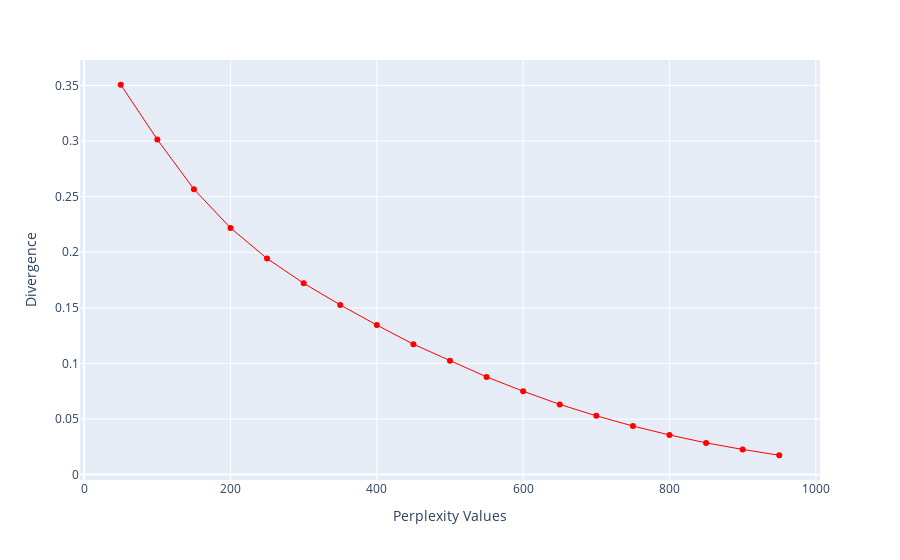

The notebook cell this image was saved under:
### Code cell
import numpy as np

perplexity = np.arange(50, 1000, 50)
divergence = []

for i in perplexity:
    model = TSNE(n_components=2, init="pca", perplexity=i)
    reduced = model.fit_transform(X_tsne)
    divergence.append(model.kl_divergence_)
fig = px.line(x=perplexity, y=divergence, markers=True)
fig.update_layout(xaxis_title="Perplexity Values", yaxis_title="Divergence")
fig.update_traces(line_color="red", line_width=1)
fig.show()

### Figure 1 — Plotly figure (JSON) as saved in the notebook; plotly's stock layout.template omitted (floating-point values rounded to 4 significant figures)
{"data": [{"hovertemplate": "x=%{x}<br>y=%{y}<extra></extra>", "legendgroup": "", "line": {"color": "red", "dash": "solid", "width": 1}, "marker": {"symbol": "circle"}, "mode": "lines+markers", "name": "", "orientation": "v", "showlegend": false, "type": "scatter", "x": [50, 100, 150, 200, 250, 300, 350, 400, 450, 500, 550, 600, 650, 700, 750, 800, 850, 900, 950], "xaxis": "x", "y": [0.3506, 0.3013, 0.2566, 0.2218, 0.1943, 0.172, 0.1526, 0.1344, 0.1172, 0.1024, 0.08784, 0.07495, 0.06309, 0.05281, 0.04365, 0.03558, 0.02848, 0.02259, 0.01737], "yaxis": "y"}], "layout": {"legend": {"tracegroupgap": 0}, "margin": {"t": 60}, "xaxis": {"anchor": "y", "domain": [0, 1], "title": {"text": "Perplexity Values"}}, "yaxis": {"anchor": "x", "domain": [0, 1], "title": {"text": "Divergence"}}}}
